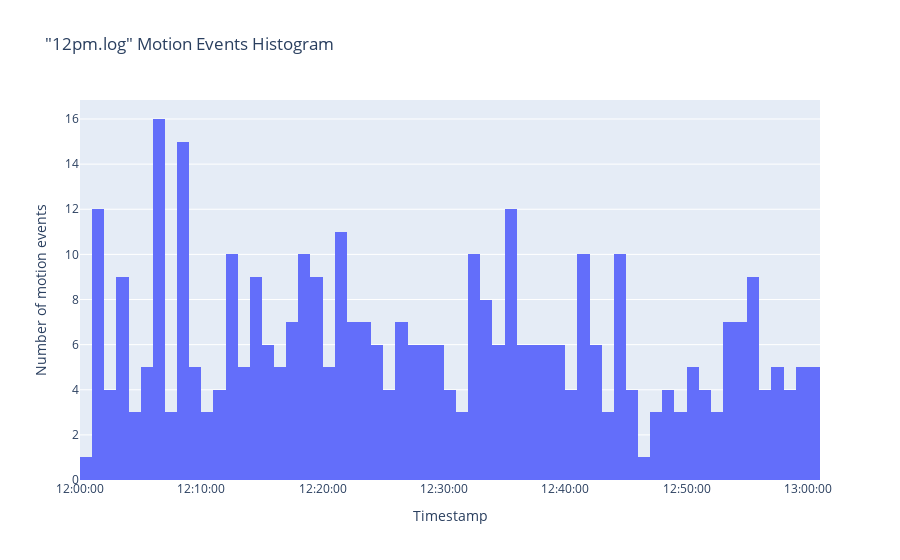

The notebook cell saved with this chart:
### Code cell
plot_motion_frame_histogram("12pm.log", n_bins=100)

### Figure 1 — Plotly figure (JSON) as saved in the notebook; plotly's stock layout.template omitted (floating-point values rounded to 4 significant figures; data arrays with more than 128 entries replaced by an {"elided": "..."} marker saying what was removed)
{"data": [{"alignmentgroup": "True", "bingroup": "x", "hovertemplate": "x=%{x}<br>count=%{y}<extra></extra>", "legendgroup": "", "marker": {"color": "#636efa", "pattern": {"shape": ""}}, "name": "", "nbinsx": 100, "offsetgroup": "", "orientation": "v", "showlegend": false, "type": "histogram", "x": {"elided": "379 str values"}, "xaxis": "x", "yaxis": "y"}], "layout": {"barmode": "relative", "legend": {"tracegroupgap": 0}, "title": {"text": "\"12pm.log\" Motion Events Histogram"}, "xaxis": {"anchor": "y", "domain": [0, 1], "tickformat": "%H:%M:%S", "title": {"text": "Timestamp"}}, "yaxis": {"anchor": "x", "domain": [0, 1], "title": {"text": "Number of motion events"}}}}
